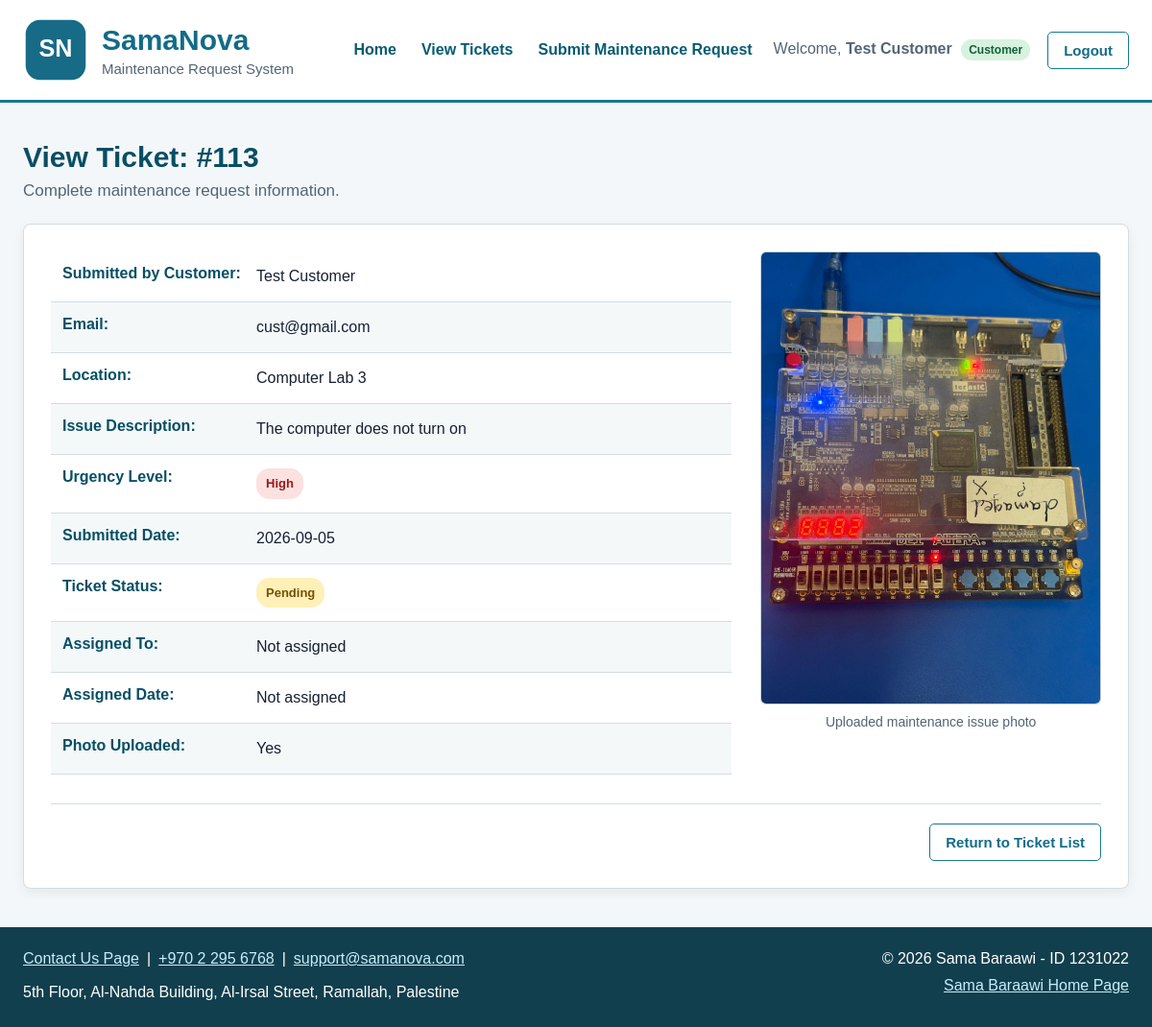
/view.php?id=113 (signed in), run on the app's committed database.
### tables this page shows
CREATE TABLE `tickets` (
  `ticket_id` int NOT NULL AUTO_INCREMENT,
  `customer_id` int NOT NULL,
  `contact_email` varchar(150) NOT NULL,
  `location` varchar(150) NOT NULL,
  `description` text NOT NULL,
  `submitted_date` date NOT NULL,
  `status` enum('Pending','Assigned','Completed') NOT NULL DEFAULT 'Pending',
  `emergency_level` enum('Low','Medium','High') NOT NULL,
  `assigned_date` date DEFAULT NULL,
  `assigned_staff_id` int DEFAULT NULL,
  `image_name` varchar(255) DEFAULT NULL,
  PRIMARY KEY (`ticket_id`),
  KEY `fk_ticket_customer` (`customer_id`),
  KEY `fk_ticket_staff` (`assigned_staff_id`),
  CONSTRAINT `fk_ticket_customer` FOREIGN KEY (`customer_id`) REFERENCES `users` (`id`),
  CONSTRAINT `fk_ticket_staff` FOREIGN KEY (`assigned_staff_id`) REFERENCES `users` (`id`)
);

CREATE TABLE `users` (
  `id` int NOT NULL,
  `name` varchar(100) NOT NULL,
  `email` varchar(150) NOT NULL,
  `password` varchar(255) NOT NULL,
  `user_type` enum('manager','customer','staff') NOT NULL,
  PRIMARY KEY (`id`),
  UNIQUE KEY `email` (`email`)
);

### Ticket.php (the view, shortened to what this page needs)
<?php
class Ticket
{
    private $ticketId;
    private $customerName;
    private $contactEmail;
    private $location;
    private $description;
    private $submittedDate;
    private $status;
    private $emergencyLevel;
    private $assignedDate;
    private $assignedStaff;
    private $imageName;
    public function __construct(
        $ticketId,
        $customerName,
        $contactEmail,
        $location,
        $description,
        $submittedDate,
        $status,
        $emergencyLevel,
        $assignedDate,
        $assignedStaff,
        $imageName
    ) {
        $this->ticketId = $ticketId;
        $this->customerName = $customerName;
        $this->contactEmail = $contactEmail;
        $this->location = $location;
        $this->description = $description;
        $this->submittedDate = $submittedDate;
        $this->status = $status;
        $this->emergencyLevel = $emergencyLevel;
        $this->assignedDate = $assignedDate;
        $this->assignedStaff = $assignedStaff;
        $this->imageName = $imageName;
    }
    private function escapeValue($value)
    {
        return htmlspecialchars(
            $value ?? '',
            ENT_QUOTES,
            'UTF-8'
        );
    }
    ?>
    <?php
    public function displayTicketPage()
{
    $hasImage =
        $this->imageName !== null &&
        $this->imageName !== '';
    $statusClass =
        'status-' . strtolower($this->status);
    $emergencyClass =
        'emergency-' . strtolower($this->emergencyLevel);
    ?>
    <main class="ticket-view-page">
        <header class="page-heading">
            <h2>
                View Ticket:
                #<?= $this->escapeValue($this->ticketId) ?>
            </h2>
            <p>
                Complete maintenance request information.
            </p>
        </header>
        <article class="ticket-card">
            <section class="ticket-details">
                <ul class="ticket-details-list">
                    <li class="detail-item">
                        <strong>Submitted by Customer:</strong>
                        <span>
                            <?= $this->escapeValue(
                                $this->customerName
                            ) ?>
                        </span>
                    </li>
                    <li class="detail-item">
                        <strong>Email:</strong>
                        <span>
                            <?= $this->escapeValue(
                                $this->contactEmail
                            ) ?>
                        </span>
                    </li>
                    <li class="detail-item">
                        <strong>Location:</strong>
                        <span>
                            <?= $this->escapeValue(
                                $this->location
                            ) ?>
                        </span>
                    </li>
                    <li class="detail-item">
                        <strong>Issue Description:</strong>
                        <span>
                            <?= $this->escapeValue(
                                $this->description
                            ) ?>
                        </span>
                    </li>
                    <li class="detail-item">
                        <strong>Urgency Level:</strong>
                        <span class="emergency-label
                                     <?= $this->escapeValue(
                                         $emergencyClass
                                     ) ?>">
                            <?= $this->escapeValue(
                                $this->emergencyLevel
                            ) ?>
                        </span>
                    </li>
                    <li class="detail-item">
                        <strong>Submitted Date:</strong>
                        <span>
                            <?= $this->escapeValue(
                                $this->submittedDate
                            ) ?>
                        </span>
                    </li>
                    <li class="detail-item">
                        <strong>Ticket Status:</strong>
                        <span class="status-label
                                     <?= $this->escapeValue(
                                         $statusClass
                                     ) ?>">
                            <?= $this->escapeValue(
                                $this->status
                            ) ?>
                        </span>
                    </li>
                    <li class="detail-item">
                        <strong>Assigned To:</strong>
                        <span>
                            <?= $this->assignedStaff
                                ? $this->escapeValue(
                                    $this->assignedStaff
                                )
                                : 'Not assigned' ?>
                        </span>
                    </li>
                    <li class="detail-item">
                        <strong>Assigned Date:</strong>
                        <span>
                            <?= $this->assignedDate
                                ? $this->escapeValue(
                                    $this->assignedDate
                                )
                                : 'Not assigned' ?>
                        </span>
                    </li>
                    <li class="detail-item">
                        <strong>Photo Uploaded:</strong>
                        <span>
                            <?= $hasImage ? 'Yes' : 'No' ?>
                        </span>
                    </li>
                </ul>
            </section>
            <section class="ticket-photo-section">
                <?php if ($hasImage): ?>
                    <figure class="ticket-figure">
                        <img class="ticket-photo"
                             src="images/<?= rawurlencode(
                                 basename($this->imageName)
                             ) ?>"
                             alt="Photo for ticket <?= $this->escapeValue(
                                 $this->ticketId
                             ) ?>">
                        <figcaption>
                            Uploaded maintenance issue photo
                        </figcaption>
                    </figure>
                <?php else: ?>
                    <p class="no-photo-message">
                        No photo was uploaded for this ticket.
                    </p>
                <?php endif; ?>
            </section>
            <div class="ticket-card-actions">
                <a class="btn reset-button"
                   href="ticketsys.php">
                    Return to Ticket List
                </a>
            </div>
        </article>
    </main>
    <?php
    return ob_get_clean();
}
}
?>

### data on the page
tickets: ticket_id "113", customer.name "Test Customer", contact_email "cust@gmail.com", location "Computer Lab 3", description "The computer does not turn on", emergency_level "High", submitted_date "2026-09-05", status "Pending", image_name (picture)

### other printed values
$_SESSION['user_name'] "Test Customer"
